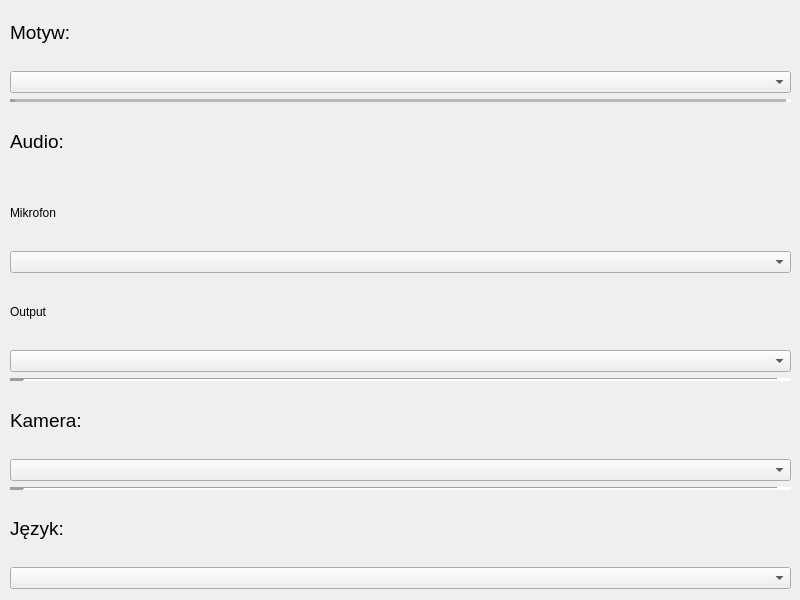
<?xml version="1.0" encoding="UTF-8"?>
<ui version="4.0">
 <class>Form</class>
 <widget class="QWidget" name="Form">
  <property name="geometry">
   <rect>
    <x>0</x>
    <y>0</y>
    <width>800</width>
    <height>600</height>
   </rect>
  </property>
  <property name="windowTitle">
   <string>Form</string>
  </property>
  <widget class="QWidget" name="verticalLayoutWidget">
   <property name="geometry">
    <rect>
     <x>10</x>
     <y>0</y>
     <width>781</width>
     <height>589</height>
    </rect>
   </property>
   <layout class="QVBoxLayout" name="verticalLayout">
    <item>
     <widget class="QLabel" name="label_2">
      <property name="font">
       <font>
        <pointsize>14</pointsize>
       </font>
      </property>
      <property name="text">
       <string>Motyw:</string>
      </property>
     </widget>
    </item>
    <item>
     <widget class="QComboBox" name="comboBox"/>
    </item>
    <item>
     <widget class="Line" name="line_2">
      <property name="lineWidth">
       <number>5</number>
      </property>
      <property name="midLineWidth">
       <number>15</number>
      </property>
      <property name="orientation">
       <enum>Qt::Horizontal</enum>
      </property>
     </widget>
    </item>
    <item>
     <widget class="QLabel" name="label">
      <property name="font">
       <font>
        <pointsize>14</pointsize>
       </font>
      </property>
      <property name="text">
       <string>Audio:</string>
      </property>
     </widget>
    </item>
    <item>
     <widget class="QLabel" name="label_3">
      <property name="text">
       <string>Mikrofon</string>
      </property>
     </widget>
    </item>
    <item>
     <widget class="QComboBox" name="comboBox_2"/>
    </item>
    <item>
     <widget class="QLabel" name="label_4">
      <property name="text">
       <string>Output</string>
      </property>
     </widget>
    </item>
    <item>
     <widget class="QComboBox" name="comboBox_3"/>
    </item>
    <item>
     <widget class="Line" name="line_4">
      <property name="lineWidth">
       <number>15</number>
      </property>
      <property name="orientation">
       <enum>Qt::Horizontal</enum>
      </property>
     </widget>
    </item>
    <item>
     <widget class="QLabel" name="label_6">
      <property name="font">
       <font>
        <pointsize>14</pointsize>
       </font>
      </property>
      <property name="text">
       <string>Kamera:</string>
      </property>
     </widget>
    </item>
    <item>
     <widget class="QComboBox" name="comboBox_5"/>
    </item>
    <item>
     <widget class="Line" name="line_3">
      <property name="lineWidth">
       <number>15</number>
      </property>
      <property name="orientation">
       <enum>Qt::Horizontal</enum>
      </property>
     </widget>
    </item>
    <item>
     <widget class="QLabel" name="label_5">
      <property name="font">
       <font>
        <pointsize>14</pointsize>
       </font>
      </property>
      <property name="text">
       <string>Język:</string>
      </property>
     </widget>
    </item>
    <item>
     <widget class="QComboBox" name="comboBox_4"/>
    </item>
   </layout>
  </widget>
 </widget>
 <resources/>
 <connections/>
</ui>
